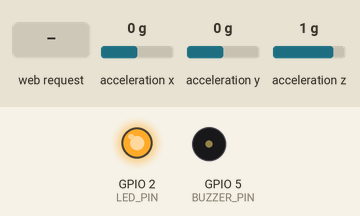
The program below on a simulated ESP32-S3. Parts: output pins drawn as LEDs (lit = HIGH), buzzer (waves = sounding, pin HIGH). Wiring (inferred from the names in the program): MPU-6050 motion sensor at I2C address 0x68. The test bench sets the inputs (shaded band); at power-on: acceleration x 0 g, acceleration y 0 g, acceleration z 1 g. WiFi joins after 1.5 s; servers stay silent unless stated; what the program prints to the serial monitor is not drawn.

Above: at 1.0 s.
At 3.9 s:
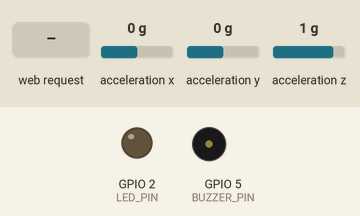
4.0 s: HTTP request GET /reset received
6.5 s: HTTP request GET /set_weight?kg=running received
Timing chart, 0 to 9.5 s (numbered marks = the images above; inputs shaded):
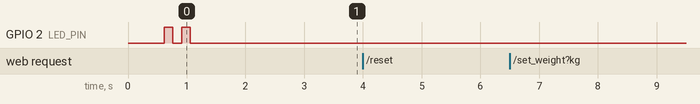

Measured:
- after the input at 4.0 s, every drawn part: stays the same
- after the input at 6.5 s, every drawn part: stays the same

The program:

main.cpp
```cpp
/**
 * ============================================================================
 * LEQs AgriSci xAI — Health Step Tracker ESP32 Firmware
 * Version: 1.0.0
 * Board: ESP32-S3 (ATD3.5-S3) or ESP32 DevKit
 * Sensor: MPU6050 (Accelerometer + Gyroscope via I2C)
 *
 * ฟีเจอร์:
 *   ✅ นับก้าว (Step Counting) ด้วย Peak-Detection Algorithm พร้อม Low-pass Filter
 *   ✅ คำนวณแคลอรี (MET-based Calorie Estimation)
 *   ✅ คำนวณระยะทาง (Distance via Stride Length)
 *   ✅ ตรวจจับกิจกรรม (Activity Detection: Idle, Walking, Running)
 *   ✅ แจ้งเตือนเมื่อนิ่งนานเกิน 30 นาที (Sedentary Alert via Buzzer)
 *   ✅ ส่งข้อมูลผ่าน Wi-Fi HTTP ทุก 1 วินาที (ให้ Flutter app ดึงข้อมูล)
 *   ✅ แสดง Dashboard ผ่าน Serial Monitor
 *
 * การต่อวงจร MPU6050:
 *   MPU6050 VCC → ESP32 3.3V
 *   MPU6050 GND → ESP32 GND
 *   MPU6050 SDA → GPIO8 (ESP32-S3) หรือ GPIO21 (ESP32)
 *   MPU6050 SCL → GPIO9 (ESP32-S3) หรือ GPIO22 (ESP32)
 *   MPU6050 AD0 → GND (I2C address = 0x68)
 *
 * Protocol สำหรับ Flutter App (HTTP GET):
 *   GET http://<ESP32_IP>:8080/health
 *   Response JSON: {
 *     "steps": 1234,
 *     "calories": 56.7,
 *     "distance_km": 0.93,
 *     "activity": "walking",
 *     "accel_magnitude": 1.02,
 *     "sedentary_min": 5,
 *     "uptime_min": 45
 *   }
 * ============================================================================
 */

#include <Arduino.h>
#include <Wire.h>
#include <WiFi.h>
#include <WebServer.h>
#include <ArduinoJson.h>
#include "Config.h"

// ============================================================================
// MPU6050 Register Map (Manual I2C — ไม่ต้องใช้ Library เพิ่ม)
// ============================================================================
#define MPU6050_REG_PWR_MGMT_1    0x6B
#define MPU6050_REG_ACCEL_XOUT_H  0x3B
#define MPU6050_REG_GYRO_XOUT_H   0x43
#define MPU6050_REG_CONFIG        0x1A
#define MPU6050_REG_SMPLRT_DIV    0x19
#define MPU6050_ACCEL_SCALE       16384.0f  // ±2g range → LSB/g

// ============================================================================
// Global State
// ============================================================================
struct HealthMetrics {
  uint32_t steps         = 0;
  float    calories      = 0.0f;
  float    distanceKm    = 0.0f;
  float    accelMag      = 0.0f;   // g (smoothed)
  float    weightKg      = DEFAULT_WEIGHT_KG;
  String   activity      = "idle"; // idle, walking, running
  uint32_t sedentaryMin  = 0;
  uint32_t uptimeMin     = 0;
  uint32_t lastStepMs    = 0;
  uint32_t sedentaryCheckMs = 0;
  uint32_t sedentaryStepsSnapshot = 0;
};

static HealthMetrics metrics;
static bool stepHigh = false;      // สถานะ Peak Detection
static float smoothedMag = 1.0f;   // Low-pass filtered magnitude

WebServer httpServer(HTTP_SERVER_PORT);

// ============================================================================
// MPU6050 Low-level I2C Functions
// ============================================================================
bool mpu6050_write(uint8_t reg, uint8_t value) {
  Wire.beginTransmission(MPU6050_ADDR);
  Wire.write(reg);
  Wire.write(value);
  return Wire.endTransmission() == 0;
}

struct RawAccel { int16_t x, y, z; };

RawAccel mpu6050_readAccel() {
  Wire.beginTransmission(MPU6050_ADDR);
  Wire.write(MPU6050_REG_ACCEL_XOUT_H);
  Wire.endTransmission(false);
  Wire.requestFrom(MPU6050_ADDR, (uint8_t)6);
  RawAccel raw;
  raw.x = (Wire.read() << 8) | Wire.read();
  raw.y = (Wire.read() << 8) | Wire.read();
  raw.z = (Wire.read() << 8) | Wire.read();
  return raw;
}

bool mpu6050_init() {
  // ปลุก MPU6050 จากโหมด Sleep
  if (!mpu6050_write(MPU6050_REG_PWR_MGMT_1, 0x00)) return false;
  delay(100);
  // ตั้ง Digital Low-Pass Filter Level 3 (~44Hz bandwidth)
  mpu6050_write(MPU6050_REG_CONFIG, 0x03);
  // ตั้ง Sample Rate = 100Hz (SMPLRT_DIV = 9 → 1000/(1+9) = 100Hz)
  mpu6050_write(MPU6050_REG_SMPLRT_DIV, 0x09);
  return true;
}

// ============================================================================
// Step Detection — Threshold-based Peak Detector + Low-pass Filter
// ============================================================================
void processStepDetection(float rawMag) {
  // Low-pass filter ลด noise ความถี่สูง
  smoothedMag = SMOOTHING_ALPHA * rawMag + (1.0f - SMOOTHING_ALPHA) * smoothedMag;
  metrics.accelMag = smoothedMag;

  uint32_t now = millis();

  // Peak Detection: ตรวจจับจุดสูงสุดของ acceleration spike
  if (!stepHigh && smoothedMag > STEP_THRESHOLD_HIGH) {
    stepHigh = true;
  } else if (stepHigh && smoothedMag < STEP_THRESHOLD_LOW) {
    stepHigh = false;
    // ตรวจสอบ Debounce — ป้องกันนับซ้ำเร็วเกินไป
    if ((now - metrics.lastStepMs) > MIN_STEP_INTERVAL_MS) {
      metrics.lastStepMs = now;
      metrics.steps++;

      // คำนวณระยะทาง
      metrics.distanceKm = (metrics.steps * STRIDE_LENGTH_M) / 1000.0f;

      // ตรวจจับกิจกรรมจาก Step Rate
      uint32_t stepInterval = now - metrics.lastStepMs;
      if (stepInterval < 400) {
        metrics.activity = "running";
      } else {
        metrics.activity = "walking";
      }
    }
  }

  // ตรวจสอบว่ายังนิ่งอยู่ไหม (Idle Detection)
  if (smoothedMag > 0.95f && smoothedMag < 1.05f &&
      (now - metrics.lastStepMs) > 5000) {
    metrics.activity = "idle";
  }
}

// ============================================================================
// Calorie Calculation (MET-based)
// ============================================================================
void updateCalories() {
  float met = (metrics.activity == "running") ? RUNNING_MET : WALKING_MET;
  // kcal = MET × weight_kg × time_hours
  // ประมาณ: ทุก 1 ก้าว ≈ 0.04 kcal สำหรับน้ำหนัก 60 kg
  metrics.calories = metrics.steps * (met * metrics.weightKg / 3600.0f * 0.9f);
}

// ============================================================================
// Sedentary Alert — เตือนเมื่อนิ่งนานเกิน SEDENTARY_ALERT_MIN นาที
// ============================================================================
void checkSedentaryAlert() {
  uint32_t now = millis();
  if (now - metrics.sedentaryCheckMs >= 60000UL) {  // ตรวจทุก 1 นาที
    metrics.sedentaryCheckMs = now;

    uint32_t stepsDelta = metrics.steps - metrics.sedentaryStepsSnapshot;
    if (stepsDelta < 10) {
      // ขยับน้อยมาก → เพิ่มนาที sedentary
      metrics.sedentaryMin++;
    } else {
      // ขยับได้ → รีเซ็ต sedentary timer
      metrics.sedentaryMin = 0;
    }
    metrics.sedentaryStepsSnapshot = metrics.steps;
  }

  // เตือนด้วย Buzzer เมื่อนิ่งนานเกินกำหนด
  if (metrics.sedentaryMin >= SEDENTARY_ALERT_MIN) {
    // Buzz pattern: 3 beeps
    for (int i = 0; i < 3; i++) {
      digitalWrite(BUZZER_PIN, HIGH);
      delay(200);
      digitalWrite(BUZZER_PIN, LOW);
      delay(150);
    }
    metrics.sedentaryMin = 0;  // รีเซ็ตหลังแจ้งเตือน
    Serial.println("[ALERT] ⚠️ นิ่งนานเกิน 30 นาที! ลุกขึ้นขยับร่างกายด้วยนะครับ!");
  }
}

// ============================================================================
// HTTP Server — Flutter App ดึงข้อมูลจาก GET /health
// ============================================================================
void handleHealthEndpoint() {
  StaticJsonDocument<512> doc;
  doc["steps"]          = metrics.steps;
  doc["calories"]       = serialized(String(metrics.calories, 1));
  doc["distance_km"]    = serialized(String(metrics.distanceKm, 2));
  doc["activity"]       = metrics.activity;
  doc["accel_magnitude"]= serialized(String(metrics.accelMag, 3));
  doc["sedentary_min"]  = metrics.sedentaryMin;
  doc["uptime_min"]     = metrics.uptimeMin;
  doc["weight_kg"]      = metrics.weightKg;

  String response;
  serializeJson(doc, response);

  httpServer.sendHeader("Access-Control-Allow-Origin", "*");
  httpServer.send(200, "application/json", response);
}

void handleResetEndpoint() {
  metrics.steps        = 0;
  metrics.calories     = 0.0f;
  metrics.distanceKm   = 0.0f;
  metrics.sedentaryMin = 0;
  metrics.activity     = "idle";
  httpServer.send(200, "application/json", "{\"status\":\"reset_ok\"}");
  Serial.println("[System] รีเซ็ตข้อมูลทั้งหมดเป็น 0");
}

void handleSetWeightEndpoint() {
  if (httpServer.hasArg("kg")) {
    metrics.weightKg = httpServer.arg("kg").toFloat();
    httpServer.send(200, "application/json", "{\"status\":\"weight_updated\"}");
    Serial.printf("[System] ตั้งค่าน้ำหนักใหม่: %.1f kg\n", metrics.weightKg);
  } else {
    httpServer.send(400, "application/json", "{\"error\":\"missing kg param\"}");
  }
}

// ============================================================================
// Setup
// ============================================================================
void setup() {
  Serial.begin(115200);
  delay(500);
  Serial.println("\n============================================");
  Serial.println("  LEQs AgriSci xAI — Health Step Tracker");
  Serial.println("  ESP32 Firmware v1.0.0");
  Serial.println("============================================\n");

  // ตั้งค่า GPIO
  pinMode(LED_PIN, OUTPUT);
  pinMode(BUZZER_PIN, OUTPUT);
  digitalWrite(LED_PIN, LOW);
  digitalWrite(BUZZER_PIN, LOW);

  // เริ่มต้น I2C
  Wire.begin(I2C_SDA_PIN, I2C_SCL_PIN);
  Wire.setClock(100000);  // 100kHz Standard Mode
  Serial.printf("[I2C] SDA=GPIO%d, SCL=GPIO%d\n", I2C_SDA_PIN, I2C_SCL_PIN);

  // เริ่มต้น MPU6050
  Serial.print("[MPU6050] Initializing... ");
  if (mpu6050_init()) {
    Serial.println("✅ OK");
    // Blink LED 2 ครั้ง = เซนเซอร์พร้อม
    for (int i = 0; i < 2; i++) {
      digitalWrite(LED_PIN, HIGH); delay(150);
      digitalWrite(LED_PIN, LOW);  delay(150);
    }
  } else {
    Serial.println("❌ ไม่พบ MPU6050 ตรวจสอบการต่อสาย I2C!");
    // Blink LED เร็ว = Error
    while (true) {
      digitalWrite(LED_PIN, HIGH); delay(100);
      digitalWrite(LED_PIN, LOW);  delay(100);
    }
  }

  // เชื่อมต่อ Wi-Fi
  Serial.printf("[WiFi] กำลังเชื่อมต่อ '%s'", WIFI_SSID);
  WiFi.begin(WIFI_SSID, WIFI_PASSWORD);
  int wifiAttempts = 0;
  while (WiFi.status() != WL_CONNECTED && wifiAttempts < 30) {
    delay(500);
    Serial.print(".");
    wifiAttempts++;
  }

  if (WiFi.status() == WL_CONNECTED) {
    Serial.printf("\n[WiFi] ✅ เชื่อมต่อสำเร็จ! IP: %s\n", WiFi.localIP().toString().c_str());
    Serial.printf("[HTTP] Flutter App ดึงข้อมูลได้ที่:\n");
    Serial.printf("  GET http://%s:%d/health\n", WiFi.localIP().toString().c_str(), HTTP_SERVER_PORT);
    Serial.printf("  GET http://%s:%d/reset\n",  WiFi.localIP().toString().c_str(), HTTP_SERVER_PORT);
    Serial.printf("  GET http://%s:%d/set_weight?kg=65\n", WiFi.localIP().toString().c_str(), HTTP_SERVER_PORT);
  } else {
    Serial.println("\n[WiFi] ⚠️ ไม่สามารถเชื่อมต่อ Wi-Fi — ทำงานแบบ Offline");
  }

  // ตั้งค่า HTTP Server Endpoints
  httpServer.on("/health",     HTTP_GET, handleHealthEndpoint);
  httpServer.on("/reset",      HTTP_GET, handleResetEndpoint);
  httpServer.on("/set_weight", HTTP_GET, handleSetWeightEndpoint);
  httpServer.begin();

  metrics.sedentaryCheckMs = millis();
  Serial.println("\n[System] ✅ พร้อมนับก้าวแล้ว! เริ่มเดินได้เลย...\n");
}

// ============================================================================
// Loop
// ============================================================================
unsigned long lastSensorMs   = 0;
unsigned long lastBroadcastMs= 0;
unsigned long lastStatsMs    = 0;
unsigned long startMs        = millis();

void loop() {
  // 1. อ่านค่า MPU6050 ทุก 10ms (100Hz)
  unsigned long now = millis();
  if (now - lastSensorMs >= MPU6050_SAMPLE_RATE_MS) {
    lastSensorMs = now;

    RawAccel raw = mpu6050_readAccel();
    float ax = raw.x / MPU6050_ACCEL_SCALE;
    float ay = raw.y / MPU6050_ACCEL_SCALE;
    float az = raw.z / MPU6050_ACCEL_SCALE;

    // คำนวณ Vector Magnitude |A| = √(ax² + ay² + az²)
    float mag = sqrtf(ax*ax + ay*ay + az*az);

    // ตรวจจับก้าว
    processStepDetection(mag);

    // คำนวณแคลอรี
    updateCalories();

    // LED กระพริบตาม Activity
    if (metrics.activity == "running") {
      digitalWrite(LED_PIN, (now % 200 < 100) ? HIGH : LOW);
    } else if (metrics.activity == "walking") {
      digitalWrite(LED_PIN, (now % 500 < 250) ? HIGH : LOW);
    } else {
      digitalWrite(LED_PIN, LOW);
    }
  }

  // 2. ตรวจสอบ Sedentary Alert ทุก 1 นาที
  checkSedentaryAlert();

  // 3. อัปเดต Uptime (นาที)
  metrics.uptimeMin = (millis() - startMs) / 60000UL;

  // 4. Handle HTTP requests จาก Flutter App
  httpServer.handleClient();

  // 5. แสดง Dashboard ผ่าน Serial Monitor ทุก 5 วินาที
  if (millis() - lastStatsMs >= 5000) {
    lastStatsMs = millis();
    Serial.println("┌─────────────────────────────────────┐");
    Serial.printf( "│ 👟 Steps:      %6lu ก้าว           │\n", (unsigned long)metrics.steps);
    Serial.printf( "│ 🔥 Calories:   %6.1f kcal           │\n", metrics.calories);
    Serial.printf( "│ 📍 Distance:   %6.2f km             │\n", metrics.distanceKm);
    Serial.printf( "│ 🏃 Activity:   %s              │\n", metrics.activity.c_str());
    Serial.printf( "│ 📡 Accel:      %6.3f g              │\n", metrics.accelMag);
    Serial.printf( "│ ⏱️ Sedentary:  %3lu นาที             │\n", (unsigned long)metrics.sedentaryMin);
    Serial.printf( "│ ⌚ Uptime:     %3lu นาที             │\n", (unsigned long)metrics.uptimeMin);
    Serial.println("└─────────────────────────────────────┘");
  }
}
```

Config.h
```cpp
// ============================================================================
// LEQs AgriSci xAI — Health Step Tracker ESP32
// ไฟล์: include/Config.h
// ============================================================================
#pragma once
#include <Arduino.h>

// Wi-Fi
#define WIFI_SSID       "YourSSID"
#define WIFI_PASSWORD   "YourPassword"
#define HTTP_SERVER_PORT  8080

// I2C Pins (MPU6050)
#if defined(CONFIG_IDF_TARGET_ESP32S3)
  #define I2C_SDA_PIN   8
  #define I2C_SCL_PIN   9
#else
  #define I2C_SDA_PIN   21
  #define I2C_SCL_PIN   22
#endif
#define MPU6050_ADDR        0x68
#define MPU6050_SAMPLE_RATE_MS 10

// Step Detection
#define STEP_THRESHOLD_HIGH   1.3f
#define STEP_THRESHOLD_LOW    0.8f
#define MIN_STEP_INTERVAL_MS  300
#define SMOOTHING_ALPHA       0.3f

// Sedentary Alert
#define SEDENTARY_ALERT_MIN   30
#define BUZZER_PIN            5
#define LED_PIN               2

// Broadcast
#define BROADCAST_INTERVAL_MS  1000

// Calorie
#define DEFAULT_WEIGHT_KG   60.0f
#define STRIDE_LENGTH_M     0.75f
#define WALKING_MET         3.5f
#define RUNNING_MET         9.8f
```
